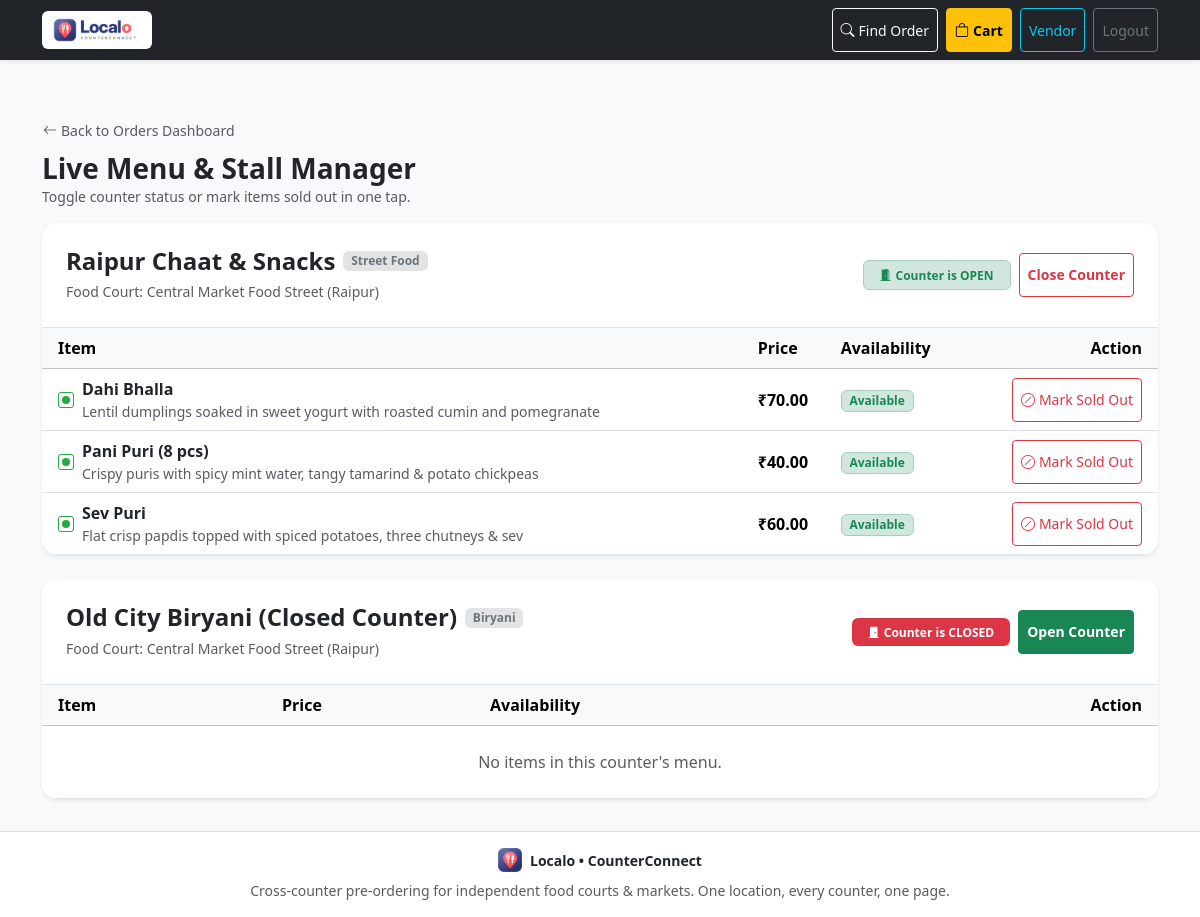
Screenshot of /vendor/menu/ (signed in) with the database file from the repository.
### catalog/models.py (models this page shows, shortened)
class Business(models.Model):
    location = models.ForeignKey(
        Location,
        on_delete=models.PROTECT,
        related_name='businesses'
    )
    owner = models.ForeignKey(
        User,
        on_delete=models.PROTECT,
        related_name='owned_businesses'
    )
    name = models.CharField(max_length=100)
    category = models.CharField(
        max_length=50,
        help_text="e.g. South Indian, Chinese, Juice, Bakery"
    )
    is_open = models.BooleanField(
        default=True,
        help_text="Vendor can toggle counter open or closed."
    )
    avg_prep_minutes = models.PositiveSmallIntegerField(
        default=10,
        help_text="Estimated prep time (1-60 mins) used for order readiness."
    )
    display_order = models.PositiveSmallIntegerField(
        default=0,
        help_text="Ordering sequence on the food court page."
    )
    created_at = models.DateTimeField(auto_now_add=True)
    updated_at = models.DateTimeField(auto_now=True)
    class Meta:
        ordering = ['display_order', 'name']
        verbose_name_plural = 'Businesses (Counters)'
        constraints = [
            models.UniqueConstraint(
                fields=['location', 'name'],
                name='unique_business_location_name'
            )
        ]

class Location(models.Model):
    name = models.CharField(max_length=120)
    slug = models.SlugField(max_length=150, unique=True, blank=True)
    address = models.CharField(max_length=255)
    city = models.CharField(max_length=80, db_index=True)
    is_active = models.BooleanField(
        default=True,
        help_text="Inactive locations are hidden from public search/listing."
    )
    created_at = models.DateTimeField(auto_now_add=True)
    updated_at = models.DateTimeField(auto_now=True)
    class Meta:
        ordering = ['city', 'name']
        constraints = [
            models.UniqueConstraint(
                fields=['name', 'city'],
                name='unique_location_name_city'
            )
        ]

class MenuItem(models.Model):
    business = models.ForeignKey(
        Business,
        on_delete=models.CASCADE,
        related_name='menu_items'
    )
    name = models.CharField(max_length=100)
    description = models.CharField(max_length=200, blank=True, default='')
    price = models.DecimalField(
        max_digits=8,
        decimal_places=2,
        help_text="Price in INR (>= 0)"
    )
    is_veg = models.BooleanField(
        default=True,
        help_text="True for Vegetarian (green dot), False for Non-veg (red dot)"
    )
    is_available = models.BooleanField(
        default=True,
        help_text="Vendor can mark sold out (False)."
    )
    created_at = models.DateTimeField(auto_now_add=True)
    updated_at = models.DateTimeField(auto_now=True)
    class Meta:
        ordering = ['name']
        constraints = [
            models.CheckConstraint(
                condition=Q(price__gte=0),
                name='check_menuitem_price_non_negative'
            ),
            models.UniqueConstraint(
                fields=['business', 'name'],
                name='unique_menuitem_business_name'
            )
        ]

### orders/vendor_views.py (the view)
# urls.py: path('vendor/menu/', vendor_views.vendor_menu_manager, name='vendor_menu_manager'),
@login_required
def vendor_menu_manager(request):
    businesses = get_user_businesses(request.user).prefetch_related('menu_items')
    if not businesses.exists():
        return render(request, 'orders/vendor/no_business.html')
    return render(request, 'orders/vendor/menu_manager.html', {
        'businesses': businesses,
    })

### orders/context_processors.py (called while the page is built)
def cart_summary(request):
    cart = request.session.get('cart', {})
    items = cart.get('items', {})
    total_qty = sum(items.values()) if isinstance(items, dict) else 0
    return {
        'cart_item_count': total_qty,
        'cart_location_id': cart.get('location_id'),
    }

### orders/vendor_views.py (called while the page is built)
def get_user_businesses(user):
    return Business.objects.filter(owner=user)

### templates/orders/vendor/menu_manager.html (shortened to what this page needs)
{% extends 'base.html' %}
{% block content %}
<div class="py-3">
    <div class="d-flex justify-content-between align-items-center mb-3">
        <div>
            <a href="{% url 'orders:vendor_dashboard' %}" class="btn btn-sm btn-link text-decoration-none text-muted ps-0">
                <i class="bi bi-arrow-left me-1"></i>Back to Orders Dashboard
            </a>
            <h3 class="fw-bold text-dark mb-0">Live Menu & Stall Manager</h3>
            <p class="text-muted small mb-0">Toggle counter status or mark items sold out in one tap.</p>
        </div>
    </div>
    <div class="d-flex flex-column gap-4">
        {% for biz in businesses %}
            <div class="card border-0 shadow-sm rounded-4 overflow-hidden bg-white">
                <div class="card-header bg-white border-bottom p-3 p-md-4 d-flex flex-wrap justify-content-between align-items-center gap-2">
                    <div>
                        <div class="d-flex align-items-center gap-2 mb-1">
                            <h4 class="fw-bold text-dark mb-0">{{ biz.name }}</h4>
                            <span class="badge bg-secondary-subtle text-secondary">{{ biz.category }}</span>
                        </div>
                        <small class="text-muted">Food Court: {{ biz.location.name }} ({{ biz.location.city }})</small>
                    </div>
                    <div class="d-flex align-items-center gap-2">
                        {% if biz.is_open %}
                            <span class="badge bg-success-subtle text-success border border-success-subtle px-3 py-2">
                                <i class="bi bi-door-open-fill me-1"></i>Counter is OPEN
                            </span>
                            <form action="{% url 'orders:vendor_toggle_counter' biz.id %}" method="post">
                                <button type="submit" class="btn btn-outline-danger btn-sm fw-semibold" onclick="return confirm('Close counter? Customers will not be able to order.');">
                                    Close Counter
                                </button>
                            </form>
                        {% else %}
                            <span class="badge bg-danger px-3 py-2">
                                <i class="bi bi-door-closed-fill me-1"></i>Counter is CLOSED
                            </span>
                            <form action="{% url 'orders:vendor_toggle_counter' biz.id %}" method="post">
                                <button type="submit" class="btn btn-success btn-sm fw-semibold">
                                    Open Counter
                                </button>
                            </form>
                        {% endif %}
                    </div>
                </div>
                <div class="card-body p-0">
                    <div class="table-responsive">
                        <table class="table table-hover align-middle mb-0">
                            <thead class="table-light">
                                <tr>
                                    <th class="ps-3">Item</th>
                                    <th>Price</th>
                                    <th>Availability</th>
                                    <th class="text-end pe-3">Action</th>
                                </tr>
                            </thead>
                            <tbody>
                                {% for item in biz.menu_items.all %}
                                    <tr class="{% if not item.is_available %}table-light opacity-75{% endif %}">
                                        <td class="ps-3">
                                            <div class="d-flex align-items-center gap-2">
                                                {% if item.is_veg %}
                                                    <span class="veg-badge" title="Vegetarian"></span>
                                                {% else %}
                                                    <span class="non-veg-badge" title="Non-Vegetarian"></span>
                                                {% endif %}
                                                <div>
                                                    <strong class="text-dark">{{ item.name }}</strong>
                                                    {% if item.description %}
                                                        <div class="text-muted small">{{ item.description }}</div>
                                                    {% endif %}
                                                </div>
                                            </div>
                                        </td>
                                        <td><strong>₹{{ item.price }}</strong></td>
                                        <td>
                                            {% if item.is_available %}
                                                <span class="badge bg-success-subtle text-success border border-success-subtle">
                                                    Available
                                                </span>
                                            {% else %}
                                                <span class="badge bg-danger">
                                                    Sold Out
                                                </span>
                                            {% endif %}
                                        </td>
                                        <td class="text-end pe-3">
                                            <form action="{% url 'orders:vendor_toggle_item' item.id %}" method="post" class="d-inline">
                                                {% if item.is_available %}
                                                    <button type="submit" class="btn btn-outline-danger btn-sm">
                                                        <i class="bi bi-slash-circle me-1"></i>Mark Sold Out
                                                    </button>
                                                {% else %}
                                                    <button type="submit" class="btn btn-outline-success btn-sm">
                                                        <i class="bi bi-check2 me-1"></i>Mark Available
                                                    </button>
                                                {% endif %}
                                            </form>
                                        </td>
                                    </tr>
                                {% empty %}
                                    <tr>
                                        <td colspan="4" class="text-center py-4 text-muted">No items in this counter's menu.</td>
                                    </tr>
                                {% endfor %}
                            </tbody>
                        </table>
                    </div>
                </div>
            </div>
        {% endfor %}
    </div>
</div>
{% endblock %}

### static/css/style.css (style rules this page uses)
:root { --primary-color: #ff6b35; --dark-bg: #1f2421; }
body { font-family: system-ui, -apple-system, "Segoe UI", Roboto, "Helvetica Neue", sans-serif; color: #2b2d42; background-color: #f8f9fa; min-width: 320px; }
.btn, .form-control, .nav-link, .input-group-text { min-height: 44px; display: inline-flex; align-items: center; justify-content: center; }
.veg-badge, .non-veg-badge { display: inline-flex; align-items: center; justify-content: center; width: 16px; height: 16px; border-radius: 3px; vertical-align: middle; }
.veg-badge { border: 1.5px solid #28a745; }
.veg-badge::after { content: ''; display: block; width: 8px; height: 8px; background-color: #28a745; border-radius: 50%; }

### rows the page displays
Business: name "Raipur Chaat & Snacks", category "Street Food", location.name "Central Market Food Street", location.city "Raipur", is_open True (drawn)
MenuItem: is_veg True (drawn), name "Dahi Bhalla", description "Lentil dumplings soaked in sweet yogurt with roasted cumin and pomegranate", price "70.00", is_available "Available"
MenuItem: is_veg True (drawn), name "Pani Puri (8 pcs)", description "Crispy puris with spicy mint water, tangy tamarind & potato chickpeas", price "40.00", is_available "Available"
MenuItem: is_veg True (drawn), name "Sev Puri", description "Flat crisp papdis topped with spiced potatoes, three chutneys & sev", price "60.00", is_available "Available"
Business: name "Old City Biryani (Closed Counter)", category "Biryani", location.name "Central Market Food Street", location.city "Raipur", is_open False (drawn)
